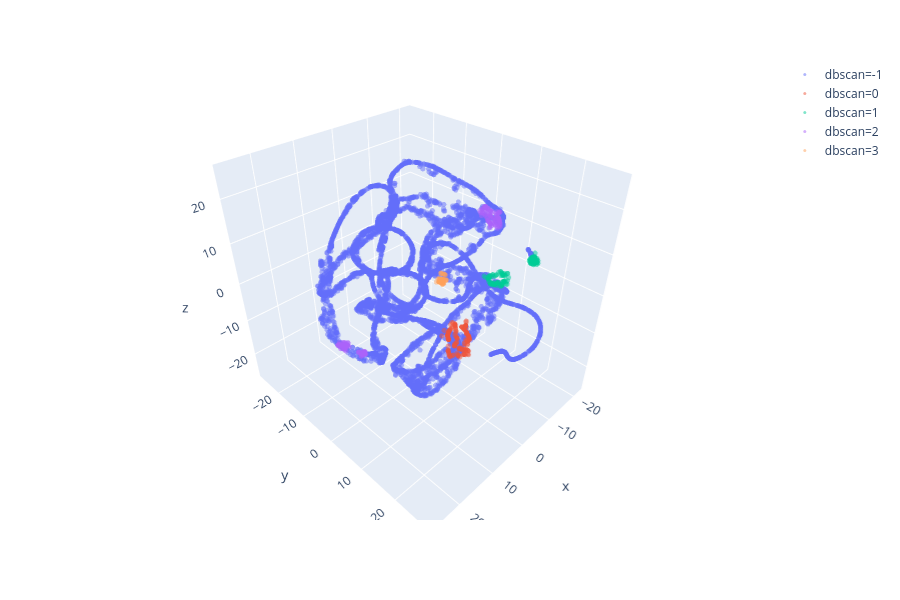

The cell this chart's notebook holds for it:
### Code cell
min_samples = clustering.shape[1]+1 #  Rule of thumb; number of dimensions D in the data set, as minPts ≥ D + 1
dbscan = DBSCAN(eps=3.5, min_samples=min_samples).fit(clustering)
# dbscan = DBSCAN(eps=50, min_samples=min_samples).fit(clustering)
tsne_3d_df['dbscan'] = [str(label) for label in dbscan.labels_]
plot_3d(tsne_3d_df, name='dbscan')
